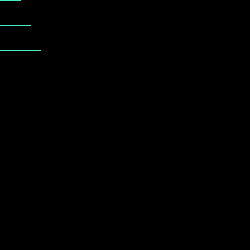
Frame 1 (no input)
Frame 60 (the mouse pressed at the canvas centre just before this capture): identical to frame 1, image omitted
Frame 120 (the mouse held since frame 60 and released just before this capture): identical to frame 1, image omitted

The Processing sketch that drew this single still picture (run headless with seeded random() and noise(); from frame 60 on, the mouse is pressed at the canvas centre):

// Processing sketch: processing_18572
// ── processing_18572.pde

float y = 0.0;
float x= 0.0;
void setup() {
  size(250, 250);
  background(#000000);
  stroke(#45EACB);
  noFill();
}
void draw(){
  frameRate(80);
  rect(x, y, 20, y);  
  rect(x, 25, 30, y);
  rect(x, 50, 40, y);

}

void mouseMoved() {
  y = y + 1; 
  x= x + 2;
}
